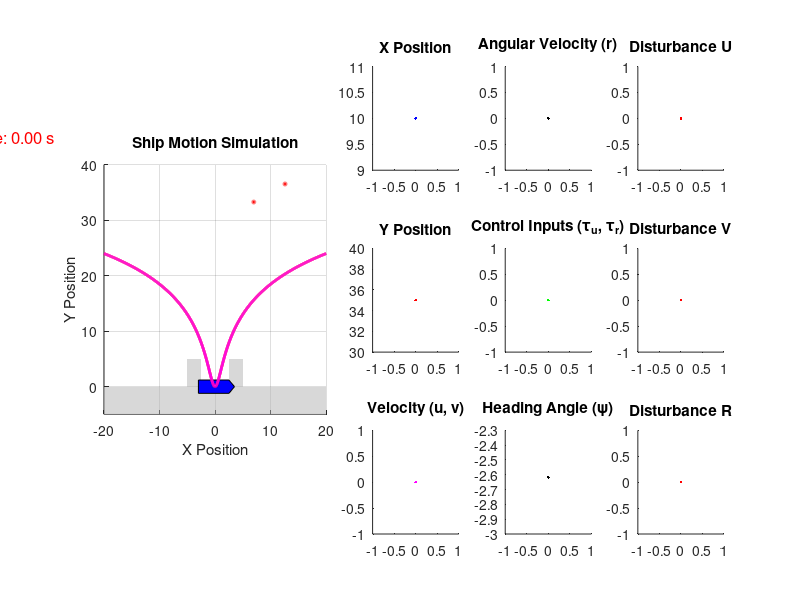

Source code (MATLAB): (Note: this script raises an error after producing the figure.)
clc; clear; close all;

%% Simulation parameters
dt = 0.01; % Simulation step (fine-grained)
control_update_dt = 0.1; % Control update interval
DOB_dt = 0.02;
control_update_steps = control_update_dt / dt; % Control update every 10 steps
DOB_update_steps = DOB_dt / dt; % Control update every 10 steps

T = 40; % Simulation duration
t = 0:dt:T;
N = length(t);


%% System coefficient
M = 37.758;
I = 18.35; 
Xu = 8.9149;
Xuu = 11.2101;
Nr = 16.9542;
Nrrr = 12.8966;
Yv = 15;
Yvv = 3;
Yr = 6;
Nv = 6;

%% Initialize states for x and y
x = zeros(1, N); u = zeros(1, N);
y = zeros(1, N); v = zeros(1, N);
psi = zeros(1, N); r = zeros(1, N);
psi(1) = -150*3.141592/180;
y(1) = 35;
x(1) = 10;

tau_u = zeros(1, N);
tau_r = zeros(1, N);
tau_v = zeros(1, N);

tu = 0;
tr = 0;
tv = 0;

Fv = 20;
lf = 3.5;
lb = -3;
bow = 1;

hp = 4;

alpha1 = 1;
alpha2 = 2;

alphac= 10;

Tu_con = 0;
Tv_con = 0;
Tr_con = 0;

acceptance_rad = 0.2;

eta_xd = 0;
eta_yd = 0;

xd = 0;
yd = 0;

a = 4;
b = 4;

disturbance_u = zeros(1, N);
disturbance_r = zeros(1, N);
disturbance_v = zeros(1, N);
estim_disturbance = zeros(3, N);
z_history = zeros(3, N);

% a11 = 200;
a12 = 0;
a13 = 0;
a21 = 0;
% a22 = 200;
a23 = 0;
a31 = 0;
a32 = 0;
% a33 = 200;

a11 = 300;
a22 = 300;
a33 = 70;


g_matrix = [1/M, 0, 0; 0, 1/M, 0; 0, 0, 1/I]; 
estim_d = [0;0;0];
filtered_d = [0;0;0];
before_filtered_d = [0;0;0];
estim_state = [0;0;0];
state_error = [0;0;0];
z = [0;0;0];
estim_x_dot = [0;0;0];
estim_x_plus = [0;0;0];

%% Figure Setup
fig = figure('Position', [100, 100, 1200, 600]); % Adjust figure size

% Left: Ship Motion Animation
subplot(3, 5, [1 2 6 7 11 12]); % 왼쪽 큰 플롯 (애니메이션)
hold on;
axis equal;
grid on;
xlabel('X Position');
ylabel('Y Position');
title('Ship Motion Simulation');
xlim([-20, 20]); ylim([-5, 40]);

% ** 정박지(Anchorage Area) 추가 **
fill([-50 50 50 -50], [-50 -50 0 0], [0.7 0.7 0.7], 'EdgeColor', 'none', 'FaceAlpha', 0.5);
fill([2.5 5 5 2.5], [0 0 5 5], [0.7 0.7 0.7], 'EdgeColor', 'none', 'FaceAlpha', 0.5);
fill([-2.5 -5 -5 -2.5], [0 0 5 5], [0.7 0.7 0.7], 'EdgeColor', 'none', 'FaceAlpha', 0.5);

% Initial ship shape (Pentagon)
ship_x = [3.5 2.5 -3 -3 2.5]; % Shape of the ship (pentagon)
ship_y = [0 1.2 1.2 -1.2 -1.2];

% Plot initial ship
ship_plot = fill(ship_x, ship_y, 'b'); % Ship shape

% ** Acceptence Radius 업데이트 (선두와 선미 위치에 원 그리기) **
theta = psi(1); % 초기 선박의 회전각
radii = acceptance_rad * ones(1, 2);  % 두 원의 반지름 (선두, 선미)
center_x = [x(1) + lf * cos(theta), x(1) + lb * cos(theta)]; % 선두, 선미의 x 위치
center_y = [y(1) + lf * sin(theta), y(1) + lb * sin(theta)]; % 선두, 선미의 y 위치

% 선두와 선미에 빨간 원 추가
circle_hf = rectangle('Position', [center_x(1)-acceptance_rad, center_y(1)-acceptance_rad, 2*acceptance_rad, 2*acceptance_rad], 'Curvature', [1, 1], 'EdgeColor', 'r', 'LineWidth', 2);
circle_hb = rectangle('Position', [center_x(2)-acceptance_rad, center_y(2)-acceptance_rad, 2*acceptance_rad, 2*acceptance_rad], 'Curvature', [1, 1], 'EdgeColor', 'r', 'LineWidth', 2);

% Add y = ln(x^2 + 1) plot in red
x_vals = linspace(-20, 20, 1000);  % Define a range for x values
y1_vals = a*log(x_vals.^2 + 1); 
y2_vals = b*log(x_vals.^2 + 1); 

% Plot the function in red
plot( x_vals, y1_vals, 'r', 'LineWidth', 2);
plot( x_vals, y2_vals, 'm', 'LineWidth', 2);

% Add simulation time display (Top-left corner)
time_text = text(-45, 45, 'Time: 0.00 s', 'FontSize', 12, 'Color', 'r');

% Right: 3x2 Subplots
ax(1) = subplot(3,5,3); hold on; title('X Position');
ax(2) = subplot(3,5,8); hold on; title('Y Position');
ax(3) = subplot(3,5,13); hold on; title('Velocity (u, v)');
ax(4) = subplot(3,5,4); hold on; title('Angular Velocity (r)');
ax(5) = subplot(3,5,9); hold on; title('Control Inputs (\tau_u, \tau_r)');
ax(6) = subplot(3,5,14); hold on; title('Heading Angle (\psi)');
ax(7) = subplot(3,5,5); hold on; title('Disturbance U');
ax(8) = subplot(3,5,10); hold on; title('Disturbance V');
ax(9) = subplot(3,5,15); hold on; title('Disturbance R');


% 선을 미리 생성 (plot 업데이트 최적화)
line_x = plot(ax(1), t(1), x(1), 'b');
line_y = plot(ax(2), t(1), y(1), 'r');
line_u = plot(ax(3), t(1), u(1), 'g');
line_v = plot(ax(3), t(1), v(1), 'm');
line_r = plot(ax(4), t(1), r(1), 'k');
line_tau_u = plot(ax(5), t(1), tau_u(1), 'b');
line_tau_r = plot(ax(5), t(1), tau_r(1), 'r');
line_tau_v = plot(ax(5), t(1), tau_v(1), 'g');
line_psi = plot(ax(6), t(1), psi(1), 'k');
line_disturbance_u = plot(ax(7), t(1), disturbance_u(1), 'b');
line_estim_disturbance_u = plot(ax(7), t(1), estim_disturbance(1,1), 'r');
line_disturbance_v = plot(ax(8), t(1), disturbance_v(1), 'b');
line_estim_disturbance_v = plot(ax(8), t(1), estim_disturbance(2,1), 'r');
line_disturbance_r = plot(ax(9), t(1), disturbance_r(1), 'b');
line_estim_disturbance_r = plot(ax(9), t(1), estim_disturbance(3,1), 'r');


% 세로선(Vertical Line) 추가
for i = 1:9
    vline_x(i) = xline(ax(i), t(1), '--k', 'LineWidth', 1.2);
end


%% Simulation loop
for i = 2:N
    if mod(i, control_update_steps) == 0 
        %% Control Input Calculation
        u_dot = (-Xu*u(i-1) - Xuu*sqrt(u(i-1)*u(i-1))*u(i-1))/M - filtered_d(1);
        v_dot = (-Yv*v(i-1) -Yr*r(i-1) - Yvv*sqrt(v(i-1)*v(i-1))*v(i-1))/M - filtered_d(2);
        r_dot = (-Nv*v(i-1) -Nr*r(i-1) - Nrrr*r(i-1)*r(i-1)*r(i-1))/I - filtered_d(3);      
        % u_dot = (-Xu*u(i-1) - Xuu*sqrt(u(i-1)*u(i-1))*u(i-1))/M;
        % v_dot = (-Yv*v(i-1) -Yr*r(i-1) - Yvv*sqrt(v(i-1)*v(i-1))*v(i-1))/M;
        % r_dot = (-Nv*v(i-1) -Nr*r(i-1) - Nrrr*r(i-1)*r(i-1)*r(i-1))/I;         

        %CBF
        x_f = x(i-1) + lf*cos(psi(i-1));
        y_f = y(i-1) + lf*sin(psi(i-1));
        x_dot_f = u(i-1)*cos(psi(i-1)) - v(i-1)*sin(psi(i-1)) - lf*r(i-1)*sin(psi(i-1));
        y_dot_f = u(i-1)*sin(psi(i-1)) + v(i-1)*cos(psi(i-1)) + lf*r(i-1)*cos(psi(i-1));        
        hf = y_f - a*log(x_f*x_f + 1);
        hf_dot = y_dot_f - 2*a*x_f*x_dot_f/(x_f*x_f + 1);
        etayf = -2*a*x_f/(x_f*x_f + 1);
        hf_dotdot = u_dot*sin(psi(i-1)) + v_dot*cos(psi(i-1)) + lf*r_dot*cos(psi(i-1)) + u(i-1)*r(i-1)*cos(psi(i-1)) - v(i-1)*r(i-1)*sin(psi(i-1)) - lf*r(i-1)*r(i-1)*sin(psi(i-1)) + 4*a*x_f*x_f*x_dot_f*x_dot_f/((x_f*x_f + 1)*(x_f*x_f + 1)) - 2*a*x_dot_f*x_dot_f/(x_f*x_f+1) + etayf*(-u(i-1)*r(i-1)*sin(psi(i-1)) - v(i-1)*r(i-1)*cos(psi(i-1)) - r(i-1)*r(i-1)*lf*cos(psi(i-1)));
        hf_cbf = (hf + (alpha1 + alpha2)*hf_dot + alpha1*alpha2*hf_dotdot)/(alpha1*alpha2);

        x_b = x(i-1) + lb*cos(psi(i-1));
        y_b = y(i-1) + lb*sin(psi(i-1));
        x_dot_b = u(i-1)*cos(psi(i-1)) - v(i-1)*sin(psi(i-1)) - lb*r(i-1)*sin(psi(i-1));
        y_dot_b = u(i-1)*sin(psi(i-1)) + v(i-1)*cos(psi(i-1)) + lb*r(i-1)*cos(psi(i-1));        
        hb = y_b - b*log(x_b*x_b + 1);
        hb_dot = y_dot_b - 2*b*x_b*x_dot_b/(x_b*x_b + 1);
        etayb = -2*b*x_b/(x_b*x_b + 1);
        hb_dotdot = u_dot*sin(psi(i-1)) + v_dot*cos(psi(i-1)) + lb*r_dot*cos(psi(i-1)) + u(i-1)*r(i-1)*cos(psi(i-1)) - v(i-1)*r(i-1)*sin(psi(i-1)) - lb*r(i-1)*r(i-1)*sin(psi(i-1)) + 4*b*x_b*x_b*x_dot_b*x_dot_b/((x_b*x_b + 1)*(x_b*x_b + 1)) - 2*b*x_dot_b*x_dot_b/(x_b*x_b+1) + etayb*(-u(i-1)*r(i-1)*sin(psi(i-1)) - v(i-1)*r(i-1)*cos(psi(i-1)) - r(i-1)*r(i-1)*lb*cos(psi(i-1)));
        hb_cbf = (hb + (alpha1 + alpha2)*hb_dot + alpha1*alpha2*hb_dotdot)/(alpha1*alpha2);

        %CLF
        eta_x = x(i-1) + hp*cos(psi(i-1));
        eta_y = y(i-1) + hp*sin(psi(i-1));
        eta_x_dot = u(i-1)*cos(psi(i-1)) - v(i-1)*sin(psi(i-1)) - r(i-1)*hp*sin(psi(i-1));
        eta_y_dot = u(i-1)*sin(psi(i-1)) + v(i-1)*cos(psi(i-1)) + r(i-1)*hp*cos(psi(i-1));

        clf_x = -u_dot*cos(psi(i-1)) + v_dot*sin(psi(i-1)) + r_dot*hp*sin(psi(i-1)) + u(i-1)*r(i-1)*sin(psi(i-1)) + v(i-1)*r(i-1)*cos(psi(i-1)) + hp*r(i-1)*r(i-1)*cos(psi(i-1)) - 5*(eta_x_dot - xd);
        clf_y = -u_dot*sin(psi(i-1)) - v_dot*cos(psi(i-1)) - r_dot*hp*cos(psi(i-1)) - u(i-1)*r(i-1)*cos(psi(i-1)) + v(i-1)*r(i-1)*sin(psi(i-1)) + hp*r(i-1)*r(i-1)*sin(psi(i-1)) - 5*(eta_y_dot - yd);

        clfxd = (eta_x - eta_xd)*(eta_x - eta_xd);
        clfyd = (eta_y - eta_yd)*(eta_y - eta_yd);

        %CBF
        %% MILP CBF
        % Gurobi 모델 생성
        model = struct();

        % 변수 정의: x1은 -1, 0, 1 사이의 값, x2, x3는 실수 변수


        % 목적 함수 정의 (비용 함수가 제곱 형태)
        % x1^2 + x2^2 + x3^2 (이차 목적 함수)
        model.Q = sparse([1, 0, 0, 0, 0, 0, 0, 0, 0;
                          0, 1, 0, 0, 0, 0, 0, 0, 0;
                          0, 0, 100000, 0, 0, 0, 0, 0, 0;
                          0, 0, 0, 100000, 0, 0, 0, 0, 0;
                          0, 0, 0, 0, 10, 0, 0, 0, 0;
                          0, 0, 0, 0, 0, 100, 0, 0, 0;
                          0, 0, 0, 0, 0, 0, 10000000, 0, 0; ...
                          0, 0, 0, 0, 0, 0, 0, 1000000000000, 0; ...
                          0, 0, 0, 0, 0, 0, 0, 0, 1000000000000;]);  % 대각선에 1을 넣어서 각 변수를 제곱하는 형태로 설정
        model.obj = [0, 0, 0, 0, 0, 0, 0, 0, 0];  % 1차 항은 0 (단지 제곱 항만 목적 함수로 사용)


        % 제약 조건 정의
        model.A = sparse([        
            (eta_x - eta_xd)*control_update_dt, 0, 1, 0, 0, 0, 0, 0, 0;
            0, (eta_y - eta_yd)*control_update_dt, 0, 1, 0, 0, 0, 0, 0;
            -1, 0, 0, 0, cos(psi(i-1))/M, -hp*sin(psi(i-1))/I, -Fv*sin(psi(i-1))/M - Fv*bow*hp*sin(psi(i-1))/I, 0, 0;
            0, -1, 0, 0, sin(psi(i-1))/M, hp*cos(psi(i-1))/I, Fv*cos(psi(i-1))/M + Fv*bow*hp*cos(psi(i-1))/I, 0, 0;
            0, 0, 0, 0, -(sin(psi(i-1)) + etayf*cos(psi(i-1)))/M, -lf*(cos(psi(i-1)) - etayf*sin(psi(i-1)))/I, -Fv*(cos(psi(i-1)) - etayf*sin(psi(i-1)))/M - lf*bow*Fv*(cos(psi(i-1)) - etayf*sin(psi(i-1)))/I, 1, 0;
            0, 0, 0, 0, -(sin(psi(i-1)) + etayb*cos(psi(i-1)))/M, -lb*(cos(psi(i-1)) - etayb*sin(psi(i-1)))/I, -Fv*(cos(psi(i-1)) - etayb*sin(psi(i-1)))/M - lb*bow*Fv*(cos(psi(i-1)) - etayb*sin(psi(i-1)))/I, 0, 1;              
        ]);

        model.rhs = [-alphac*clfxd - (eta_x - eta_xd)*xd;-alphac*clfyd- (eta_y - eta_yd)*yd; clf_x; clf_y; hf_cbf; hb_cbf+1000];
        model.sense = ['<','<','=','=', '<','<'];  
        model.modelsense = 'min';  % 최소화 문제
        model.lb = [-inf; -inf; -inf; -inf; -50; -30; -1.5; -inf; -inf];  % 변수 각각 음수 값이 허용
        model.ub = [inf; inf; inf; inf; 50; 30; 1.5; inf; inf];  % 상한 설정
        model.vtype = 'CCCCCCICC';   

        % 모델 최적화 실행
        result = gurobi(model,struct('OutputFlag', 0));

        % disp(['x1 (실수 변수): ', num2str(result.x(1))]);
        % disp(['x2 (실수 변수): ', num2str(result.x(2))]);
        % disp(['x3 (실수 변수): ', num2str(result.x(3))]);
        disp(['CBF heading: ', num2str(hf)]);
        disp(['slack heading : ', num2str(result.x(8))]);
        disp(['slack back : ', num2str(result.x(9))]);

        tu = result.x(5);  % Surge force
        tr = result.x(6) + Fv*bow*result.x(7);%result.x(3) + Fv*bow*result.x(1);    % Yaw torque
        tv = Fv*result.x(7);
        xd = xd + result.x(1)*control_update_dt;
        yd = yd + result.x(2)*control_update_dt;

        % %% Disturbance Observer
        % % fx = [(-Xu*u(i-1) - Xuu*sqrt(u(i-1)*u(i-1))*u(i-1))/M;
        % %       (-Yv*v(i-1) -Yr*r(i-1) - Yvv*sqrt(v(i-1)*v(i-1))*v(i-1))/M;
        % %       (-Nv*v(i-1) -Nr*r(i-1) - Nrrr*r(i-1)*r(i-1)*r(i-1))/I];        
        % % 
        % % p_matrix = [a11*u(i-1) + a12*v(i-1) + a13*r(i-1) ; a21*u(i-1) + a22*v(i-1) + a23*r(i-1) ; a31*u(i-1) + a32*v(i-1) + a33*r(i-1)];
        % % l_matrix = [a11, a12, a13 ; a21, a22, a23 ; a31, a32, a33];
        % % 
        % % control_input = [tu;tv;tr];
        % % 
        % % z_dot = -l_matrix*(fx + g_matrix*estim_d + g_matrix*control_input);
        % % z = z + z_dot*control_update_dt;
        % % estim_d = z + p_matrix;        
        % 
        % fx = [(-Xu*u(i-1) - Xuu*sqrt(u(i-1)*u(i-1))*u(i-1) + tu)/M;
        %       (-Yv*v(i-1) -Yr*r(i-1) - Yvv*sqrt(v(i-1)*v(i-1))*v(i-1) + tv)/M;
        %       (-Nv*v(i-1) -Nr*r(i-1) - Nrrr*r(i-1)*r(i-1)*r(i-1) + tr)/I];        
        % 
        % gain = -1.0;
        % 
        % real_state = [u(i-1);v(i-1);r(i-1)];
        % state_error = estim_state - real_state;
        % estim_x_dot = estim_d + fx + gain*state_error;
        % estim_state = estim_x_dot*control_update_dt + estim_state;
        % 
        % 
        % w_cutoff = 3;
        % pi = (1/gain)*(exp(gain*control_update_dt)-1.0);
        % estim_d = -exp(gain*control_update_dt).*state_error/pi;
        % 
        % before_filtered_d = filtered_d;
        % filtered_d = before_filtered_d.*exp(-w_cutoff*control_update_dt) - estim_d.*(1-exp(-w_cutoff*control_update_dt));


    end

    %% System update
    
    z_history(:,i) = z;
    estim_disturbance(1,i) = -M*filtered_d(1);
    estim_disturbance(2,i) = -M*filtered_d(2);
    estim_disturbance(3,i) = -I*filtered_d(3);

    Fx = 5;
    Fy = 7;
    Fpsi = 2;
    disturbance_u(i) = Fx*cos(psi(i-1)) + Fy*sin(psi(i-1));
    disturbance_v(i) = -Fx*sin(psi(i-1)) + Fy*cos(psi(i-1));
    disturbance_r(i) = Fpsi;  

    % Update states using Euler integration
    tau_u(i) = tu;
    tau_r(i) = tr;
    tau_v(i) = tv;
    
    x_dot = u(i-1)*cos(psi(i-1)) - v(i-1)*sin(psi(i-1));
    y_dot = u(i-1)*sin(psi(i-1)) + v(i-1)*cos(psi(i-1));
    u_dot = (-Xu*u(i-1) - Xuu*sqrt(u(i-1)*u(i-1))*u(i-1) + tau_u(i) + disturbance_u(i))/M;
    v_dot = (-Yv*v(i-1) -Yr*r(i-1) - Yvv*sqrt(v(i-1)*v(i-1))*v(i-1) + tau_v(i) + disturbance_v(i))/M;
    r_dot = (-Nv*v(i-1) -Nr*r(i-1) - Nrrr*r(i-1)*r(i-1)*r(i-1) + tau_r(i) + disturbance_r(i))/I;
    
    x(i) = x(i-1) + x_dot * dt;
    y(i) = y(i-1) + y_dot * dt;
    psi(i) = psi(i-1) + r(i-1) * dt;
    u(i) = u(i-1) + u_dot * dt;
    v(i) = v(i-1) + v_dot * dt;
    r(i) = r(i-1) + r_dot * dt;

    if mod(i, DOB_update_steps) == 0 
        %% Disturbance Observer
        % fx = [(-Xu*u(i-1) - Xuu*sqrt(u(i-1)*u(i-1))*u(i-1))/M;
        %       (-Yv*v(i-1) -Yr*r(i-1) - Yvv*sqrt(v(i-1)*v(i-1))*v(i-1))/M;
        %       (-Nv*v(i-1) -Nr*r(i-1) - Nrrr*r(i-1)*r(i-1)*r(i-1))/I];        
        % 
        % p_matrix = [a11*u(i-1) + a12*v(i-1) + a13*r(i-1) ; a21*u(i-1) + a22*v(i-1) + a23*r(i-1) ; a31*u(i-1) + a32*v(i-1) + a33*r(i-1)];
        % l_matrix = [a11, a12, a13 ; a21, a22, a23 ; a31, a32, a33];
        % 
        % control_input = [tu;tv;tr];
        % 
        % z_dot = -l_matrix*(fx + g_matrix*estim_d + g_matrix*control_input);
        % z = z + z_dot*control_update_dt;
        % estim_d = z + p_matrix;        

        % fx = [(-Xu*u(i-1) - Xuu*sqrt(u(i-1)*u(i-1))*u(i-1) + tu)/M;
        %       (-Yv*v(i-1) -Yr*r(i-1) - Yvv*sqrt(v(i-1)*v(i-1))*v(i-1) + tv)/M;
        %       (-Nv*v(i-1) -Nr*r(i-1) - Nrrr*r(i-1)*r(i-1)*r(i-1) + tr)/I];        
        fx = [(-Xu*u(i) - Xuu*sqrt(u(i)*u(i))*u(i) + tu)/M;
              (-Yv*v(i) -Yr*r(i) - Yvv*sqrt(v(i)*v(i))*v(i) + tv)/M;
              (-Nv*v(i) -Nr*r(i) - Nrrr*r(i)*r(i)*r(i) + tr)/I]; 
        gain = -1.0;

        real_state = [u(i-1);v(i-1);r(i-1)];
        state_error = estim_state - real_state;
        estim_x_dot = estim_d + fx + gain*state_error;
        estim_state = estim_x_dot*DOB_dt + estim_state;


        w_cutoff = 3;
        pi = (1/gain)*(exp(gain*DOB_dt)-1.0);
        estim_d = -exp(gain*DOB_dt).*state_error/pi;

        before_filtered_d = filtered_d;
        filtered_d = before_filtered_d.*exp(-w_cutoff*DOB_dt) - estim_d.*(1-exp(-w_cutoff*DOB_dt));
    end



    % ** 실시간 선박 업데이트 **
    theta = psi(i); % 선박의 회전각
    R = [cos(theta), -sin(theta); sin(theta), cos(theta)]; % 회전행렬 적용
    ship_rotated = R * [ship_x; ship_y]; % 회전된 선박 좌표
    
    set(ship_plot, 'XData', ship_rotated(1,:) + x(i), 'YData', ship_rotated(2,:) + y(i));
    
    % Update Simulation Time Text
    set(time_text, 'String', sprintf('Time: %.2f s', t(i)));

    % ** Acceptence Radius 업데이트 (선두와 선미 위치에 원 그리기) **
    center_x = [x(i) + lf * cos(psi(i)), x(i) + lb * cos(psi(i))]; % 선두, 선미의 x 위치
    center_y = [y(i) + lf * sin(psi(i)), y(i) + lb * sin(psi(i))]; % 선두, 선미의 y 위치
    
    % 선두와 선미에 빨간 원 추가
    set(circle_hf, 'Position', [center_x(1)-acceptance_rad, center_y(1)-acceptance_rad, 2*acceptance_rad, 2*acceptance_rad]);
    set(circle_hb, 'Position', [center_x(2)-acceptance_rad, center_y(2)-acceptance_rad, 2*acceptance_rad, 2*acceptance_rad]);
    

    % Subplot 업데이트 (선을 이어서 그림)
    set(line_x, 'XData', t(1:i), 'YData', x(1:i));
    set(line_y, 'XData', t(1:i), 'YData', y(1:i));
    set(line_u, 'XData', t(1:i), 'YData', u(1:i));
    set(line_v, 'XData', t(1:i), 'YData', v(1:i));
    set(line_r, 'XData', t(1:i), 'YData', r(1:i));
    set(line_tau_u, 'XData', t(1:i), 'YData', tau_u(1:i));
    set(line_tau_r, 'XData', t(1:i), 'YData', tau_r(1:i));
    set(line_tau_v, 'XData', t(1:i), 'YData', tau_v(1:i));
    set(line_psi, 'XData', t(1:i), 'YData', psi(1:i));

    set(line_disturbance_u, 'XData', t(1:i), 'YData', disturbance_u(1:i));
    set(line_estim_disturbance_u, 'XData', t(1:i), 'YData', estim_disturbance(1,1:i));
    set(line_disturbance_v, 'XData', t(1:i), 'YData', disturbance_v(1:i));
    set(line_estim_disturbance_v, 'XData', t(1:i), 'YData', estim_disturbance(2,1:i));
    set(line_disturbance_r, 'XData', t(1:i), 'YData', disturbance_r(1:i));
    set(line_estim_disturbance_r, 'XData', t(1:i), 'YData', estim_disturbance(3,1:i));


    % Update vertical lines
    for j = 1:9
        set(vline_x(j), 'Value', t(i));
    end

    drawnow;
    
    % Stop simulation if figure is closed
    if ~isvalid(fig)
        break;
    end
end
